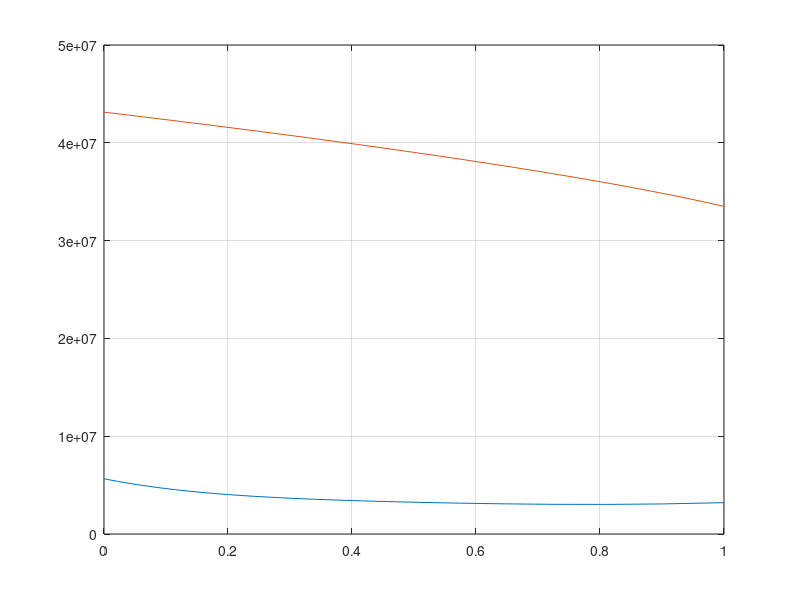

The MATLAB source for this figure: (Note: this script raises an error after producing the figure.)
tic;
%%% Inputs and Assumptions

% Antoine Coefficient for #Methanol and #Water
A_m=8.08097;        %methanol
B_m=1582.271;
C_m=239.73;
A_w=8.07131;        %water
B_w=1730.63;
C_w=233.43;

% Heat Capacity( %j/Kmole.K) and Latent Heat( %j/Kmole.K) for liquid and vapor #Methanol and #Water
cp_lm=81080;       %methanol
cp_vm=82656;      
L_m=33494000;
cp_lw=75240;       %water
cp_vw=41814;    
L_w=41652000; 

% The Equilibruim datas for #methanol and #water
X_methanol=[0,0.05,0.1,0.2,0.3,0.4,0.5,0.6,0.7,0.8,0.9,1]; 
y_methanol=[0,0.261,0.405,0.571,0.66,0.72,0.772,0.82,0.867,0.912,0.955,1];

% Valus of excess enthalpy from Aspen+ for #methanol and #water mixture
x_m=[0.00107,0.0021,0.00412,0.00809,0.016,0.0641,0.1358,0.3172,0.3172,0.571,0.7516,0.8637,0.9276,0.9622,0.9805,0.99,0.9948,0.0318];
delta_h=[-7470,-14620,-28640,-55980,-110210,-403710,-698340,-886000,-880640,-748440,-544980,-351940,-203210,-112380,-60020,-31590,-16250,-213430];

% Inputs given for the problem
XD=0.99;
XB=0.01;
XF=0.5;
p1=760;     %mmHg(Total pressure)


%%% Calculations

% saturation T for #methanol and #water(Antoine Equation) and creating a
% matrix of tempuratures between them
T_sat1=B_m/(A_m-log10(760))-C_m;
T_sat2=B_w/(A_w-log10(760))-C_w;

a=T_sat1;
i=1;
while a<T_sat2 
    T(i)=a;
    a=a+2;
    i=i+1;
end
T(1,i)=T_sat2;

%Calculating saturated pressures(Antoine Equation)
x=zeros(1,19);
P_sat1=zeros(1,19);
P_sat2=zeros(1,19);
for i=1:19
    P_sat1(i)=10^(A_m-(B_m/(C_m+T(i))));
    P_sat2(i)=10^(A_w-(B_w/(C_w+T(i))));
    x(i)=(760-P_sat2(i))/(P_sat1(i)-P_sat2(i));
end

y1=zeros(1,19);
for i=1:19
    y1(i)=(x(i)*P_sat1(i))/p1;
end
y=double(y1);

% Writing the relation between excess enthalpy and mole fractions of
% methanol based on datas from Aspen+
p = polyfit(x_m,delta_h,5);
H_excess=@(x) p(1)*x^5+p(2)*x^4+p(3)*x^3+p(4)*x^2+p(5)*x+p(6);

H_excess1=zeros(1,19);
for i =1:19
    H_excess1(i)=H_excess(x(i));
end

% Writing the relation of liquid and vapor enthalpies based on mole
% fraction of #methanol
HL=zeros(1,19);
HV=zeros(1,19);
for i=1:19
    HL(i)=((cp_lm*x(i)+cp_lw*(1-x(i)))*(T(i)-25)+H_excess1(i));
    HV(i)=y(i)*(L_m+cp_vm*(T(i)-T_sat1))+(1-y(i))*(L_w+cp_vw*(T(i)-T_sat1));
end

b1=polyfit(x,HL,4);
H_L=@(x) b1(1)*x.^4+b1(2)*x.^3+b1(3)*x.^2+b1(4)*x+b1(5);

b2=polyfit(y,HV,3);
H_V=@(y) b2(1)*y.^3+b2(2)*y.^2+b2(3)*y+b2(4);

%Writing equilibrium equation (y and x for #methanol)
p = polyfit(X_methanol, y_methanol, 7);
y_equation= @(x) p(1)*x^7+p(2)*x^6+p(3)*x^5+p(4)*x^4+p(5)*x^3+p(6)*x^2+p(7)*x+p(8);

% Finding the location of important points (feed,min deltaD,deltaD,DeltaB)
y_feed=y_equation(XF);
H_vfeed=H_V(y_feed);
H_Lfeed=H_L(XF);
H_deltamin=((H_vfeed-H_Lfeed)/(y_feed-XF))*(XD-XF)+H_Lfeed;
Ratio=2*(H_deltamin-H_V(XD))/(H_V(XD)-H_L(XD));
H_deltaD=(H_V(XD)-H_L(XD))*Ratio+H_V(XD);
H_deltaB=((H_deltaD-H_Lfeed)/(XD-XF))*(XB-XF)+H_Lfeed;

%plot the H-x,y curves
plot(x,HL,y,HV)
grid on
hold on

%plot the tielines for the top section of the column
x_top1=XD;
y_top1=H_V(x_top1);
syms x
y=x_top1-y_equation(x)==0;
x_s = vpasolve(y, x );
x_top2=double(x_s(1));
i=0;
while x_top2>XF 
    y_top1=H_V(x_top1);
    syms x
    y=x_top1-y_equation(x)==0;
    x_s = vpasolve(y, x );
    x_top2=double(x_s(1));
    y_top2=H_L(x_top2);
    y_tie=@(x) ((H_deltaD-y_top2)/(XD-x_top2))*(x-XD)+H_deltaD;
    y2=H_V(x)-y_tie(x)==0;
    x_s1 = vpasolve(y2, x );
    x_top3=double(x_s1((1)));
    y_top3=H_V(x_top3);
    plot([x_top1 x_top2],[y_top1 y_top2],'r')
    plot([x_top2 XD],[y_top2 H_deltaD],'b')
    x_top1=x_top3;
    y_top1=y_top3;
    i=i+1;
end

%plot the tielines for the bottom section of the column
j=0;
x_bot1=x_top2;
while x_bot1>XB
    y_bot1=H_L(x_bot1);
    syms x
    y3= @(x) ((y_bot1-H_deltaB)/(x_bot1-XB))*(x-XB)+H_deltaB;
    y=H_V(x)-y3(x)==0;
    x_s = vpasolve(y, x );
    x_bot2=double(x_s(1));
    y_bot2=H_V(x_bot2);
    y4= x_bot2-y_equation(x)==0;
    x_s1 = vpasolve(y4, x );
    x_bot3=double(x_s1(1));
    y_bot3=H_L(x_bot3);
    plot([x_bot3 x_bot2],[y_bot3 y_bot2],'r')
    plot([x_bot2 XB],[y_bot2 H_deltaB],'b')
    x_bot1=x_bot3;
    y_bot1=y_bot3;
    j=j+1;
end
hold off


%%% Output

% The number of ideal Stages
disp(['The number of ideal stages = ',num2str(i+j)]);
toc;